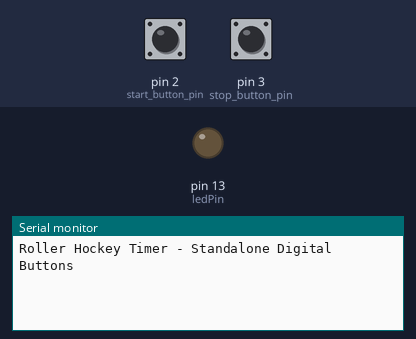
Bench run of a sketch on a simulated Arduino Uno, built with avr-gcc and run on an emulated ATmega328P. Shown: output pins drawn as LEDs (lit = HIGH), the last lines printed to the serial monitor. The test bench sets the inputs (shaded band); at power-on: pin 2 (start_button_pin) LOW, pin 3 (stop_button_pin) LOW.

Above: at 1.2 s.
1.3 s: pin 2 (start_button_pin) pulled HIGH for 0.15 s
At 2.5 s:
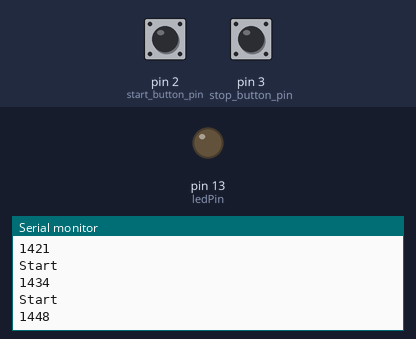
2.9 s: pin 3 (stop_button_pin) pulled HIGH for 0.15 s
At 4.2 s:
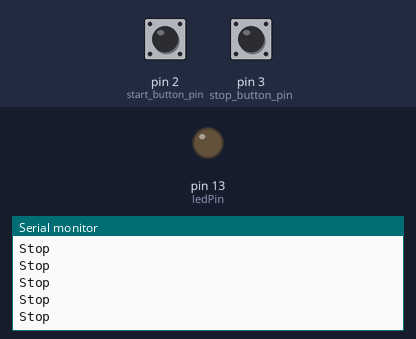
4.5 s: pin 3 (stop_button_pin) driven HIGH
Timing chart, 0 to 7.5 s (numbered marks = the images above; inputs shaded):
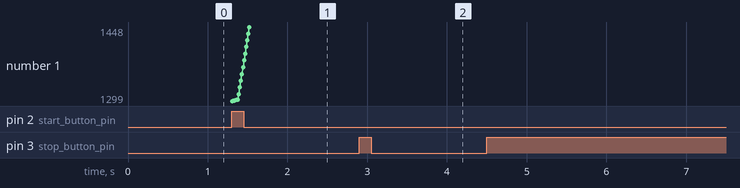

The sketch:

RollerHockey45SecondTimerReceiver.ino
```cpp
// (licence header left out)
#include <SPI.h>

int start_button_pin = 2;  // for a digital button
int stop_button_pin = 3;  // for a digital button
boolean button_state = 0;


//GPIO declarations
//-=-=-=-=-=-=-=-=-=-=-=-=-=-=-=-=-=-=-=-=-=-=-=-=
byte segmentClock = 6;
byte segmentLatch = 5;
byte segmentData = 7;
int val = 0;     // variable for reading the pin status
int ledPin = LED_BUILTIN; // choose the pin for the LED
//-=-=-=-=-=-=-=-=-=-=-=-=-=-=-=-=-=-=-=-=-=-=-=-=

void setup()
{
  Serial.begin(9600);
  Serial.println("Roller Hockey Timer - Standalone Digital Buttons");

  pinMode(ledPin, OUTPUT);  // declare LED as output
  pinMode(start_button_pin, INPUT);
  pinMode(stop_button_pin, INPUT);

}

const int MAX_TIME = 45;
int number = MAX_TIME;
unsigned long startTime = 0;
unsigned long currentTime = 0;
unsigned long elapsed = 0;

void doStart()
{
  startTime=millis();
  digitalWrite(ledPin, LOW);  // turn LED OFF
  Serial.println("Start");
  Serial.println(startTime);
}

void doStop()
{
  Serial.println("Stop");
  startTime = 0;
}

void loop()
{
  button_state = digitalRead(start_button_pin);
  if(button_state == HIGH)
  {
    doStart();
  }

  button_state = digitalRead(stop_button_pin);
  if(button_state == HIGH)
  {
    doStop();
  }

  if (startTime!=0)
  {
    currentTime = millis();
    elapsed = currentTime - startTime;
    number = MAX_TIME - floor(elapsed/1000);
    if (number<0)
    {
      number = 0;
    }
  }
  else
  {
    number = MAX_TIME;
  }

  showNumber(number);
}

//Takes a number and displays 2 numbers. Displays absolute value (no negatives)
void showNumber(float value)
{
  int number = abs(value); //Remove negative signs and any decimals

  for (byte x = 0 ; x < 2 ; x++)
  {
    int remainder = number % 10;

    postNumber(remainder, false);

    number /= 10;
  }

  //Latch the current segment data
  digitalWrite(segmentLatch, LOW);
  digitalWrite(segmentLatch, HIGH); //Register moves storage register on the rising edge of RCK
}

//Given a number, or '-', shifts it out to the display
void postNumber(byte number, boolean decimal)
{
  //    -  A
  //   / / F/B
  //    -  G
  //   / / E/C
  //    -. D/DP

#define a  1<<0
#define b  1<<6
#define c  1<<5
#define d  1<<4
#define e  1<<3
#define f  1<<1
#define g  1<<2
#define dp 1<<7

  byte segments;

  switch (number)
  {
    case 1: segments = b | c; break;
    case 2: segments = a | b | d | e | g; break;
    case 3: segments = a | b | c | d | g; break;
    case 4: segments = f | g | b | c; break;
    case 5: segments = a | f | g | c | d; break;
    case 6: segments = a | f | g | e | c | d; break;
    case 7: segments = a | b | c; break;
    case 8: segments = a | b | c | d | e | f | g; break;
    case 9: segments = a | b | c | d | f | g; break;
    case 0: segments = a | b | c | d | e | f; break;
    case ' ': segments = 0; break;
    case 'c': segments = g | e | d; break;
    case '-': segments = g; break;
  }

  if (decimal) segments |= dp;

  //Clock these bits out to the drivers
  for (byte x = 0 ; x < 8 ; x++)
  {
    digitalWrite(segmentClock, LOW);
    digitalWrite(segmentData, segments & 1 << (7 - x));
    digitalWrite(segmentClock, HIGH); //Data transfers to the register on the rising edge of SRCK
  }
}
```

Measured:
- after the input at 1.3 s, the serial monitor: prints a new line at once (image 1)
- after the input at 2.9 s, the serial monitor: prints a new line at once (image 2)
